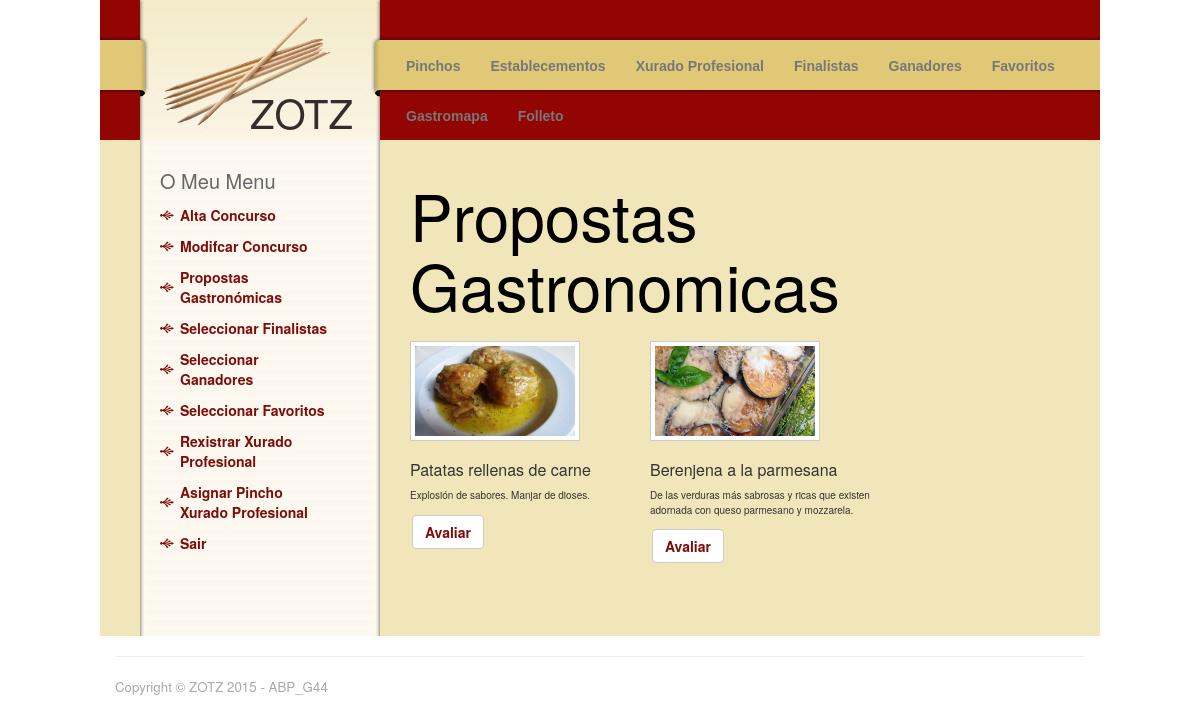
/view/organizador/propuestasgastronomicas.php (signed in), run on the app's committed database.
### tables this page shows
CREATE TABLE IF NOT EXISTS `pincho` (
  `idpincho` INT NOT NULL AUTO_INCREMENT,
  `nombrepincho` VARCHAR(100) NOT NULL,
  `fotopincho` VARCHAR(50) NOT NULL,
  `descripcionpincho` VARCHAR(500) NOT NULL,
  `ingredientesp` VARCHAR(300) NOT NULL,
  `precio` VARCHAR(5) NOT NULL,
  `aceptado` CHAR NULL,
  `concurso_edicion` INT NOT NULL,
  `establecimiento_usuarios_login` VARCHAR(20) NOT NULL,
  INDEX `precio_idx` (`precio` ASC),
  INDEX `fk_pincho_concurso1_idx` (`concurso_edicion` ASC),
  INDEX `fk_pincho_establecimiento1_idx` (`establecimiento_usuarios_login` ASC),
  PRIMARY KEY (`idpincho`),
  CONSTRAINT `fk_pincho_concurso1`
    FOREIGN KEY (`concurso_edicion`)
    REFERENCES `concurso` (`edicion`)
    ON DELETE NO ACTION
    ON UPDATE NO ACTION,
  CONSTRAINT `fk_pincho_establecimiento1`
    FOREIGN KEY (`establecimiento_usuarios_login`)
    REFERENCES `establecimiento` (`usuarios_login`)
    ON DELETE NO ACTION
    ON UPDATE NO ACTION);

### controller/ControladorOrganizador.php (called while the page is built, shortened)
<?php
	function listarPinchosSinAceptar(){
		$pincho = new Pincho();
		$lista = $pincho->listarSinGestionar();
		return $lista;
	}
?>

### model/BD.php (called while the page is built, shortened)
<?php
	class BD {
		public function __construct($host="127.0.0.1",$user="zotz",$pass="zotz",$db="G44_ZOTZ") {
			$this->connection = new mysqli($host,$user,$pass,$db);
			return $this->connection;
		}
	}
?>

### model/Pincho.php (called while the page is built, shortened)
<?php
    class Pincho {
        public function listarSinGestionar(){
			$db = new BD();
            $sentencia = "SELECT * FROM pincho WHERE aceptado='N'";
            $res = mysqli_query($db->connection,$sentencia);
            if(mysqli_num_rows($res)==0) return false;
            else  return $res;
		}
    }
    ?>

### view/organizador/propuestasgastronomicas.php (the view, shortened to what this page needs)
<?php
    if($_SESSION['tipo'] != 'org') {
        header("Location: ../../index.php");
    } else {
	$lista = listarPinchosSinAceptar();
?>
        <h1>Propostas Gastronomicas</h1>
        <form id="propuestasgastronomica" method="post" action=aceptardenegarpropuesta.php>
<?php
        if($lista) {
        	while ($fila = mysqli_fetch_assoc($lista)) {
        		echo "<div class='product_box'>";
        		echo "<a href='' class='pirobox'><img src='../../img/pinchos/".$fila['fotopincho']."' alt='image' class='img'/></a>";
        		echo "<h4>".$fila["nombrepincho"]."</h4>";
        		echo "<p>".$fila["descripcionpincho"]."</p>";
        		echo "<button type='submit' formaction='aceptardenegarpropuesta.php?idpincho=".$fila['idpincho']."' class='btn btn-default button'>Avaliar</button>";
                echo "</div>";
        	}
        }
    }
?>
        </form>
    </div>
</div>
<div class="col-xs-12 col-sm-12 col-md-1"></div>
</div>

### css/main.css (style rules this page uses)
#main { background: url(../img/content.png) repeat-y; z-index: -1; }
@media (min-width: 768px) { #menuActor { padding-top: 20px; padding-bottom: 20px; position: relative; left: 20px; } }
@media (min-width: 768px) { #contenido { padding-top: 20px; padding-bottom: 50px; padding-left: 90px; } }
@media (min-width: 992px) { #menuActor { padding-top: 20px; padding-bottom: 20px; padding-right: 50px; position: relative; left: 30px; } }
@media (min-width: 992px) { #contenido { padding-top: 20px; padding-left: 70px; } }
@media (min-width: 1074px) { #contenido { padding-top: 20px; padding-left: 60px; } }
p { font-size: 10px; }
h1 { padding-bottom: 10px; font-size: 8vmin; color: black; }
h4 { font-size: 16px; margin: 10px 10px 10px 0px; }
h5 { font-size: 20px; color: #666; }
.footer-autores { color: darkgray; font-size: 10pt; }
.clear { clear: left; }
.categories_list { margin: 0; padding: 0; list-style: none; }
.categories_list li { margin: 0; padding: 0; }
.categories_list li a { display: block; margin-bottom: 5px; padding: 3px 0 3px 20px; background: url(../img/list.png) left center no-repeat; color: #7c0d0b; }
a:link { color: #7c0d0b; font-weight: 700; }
.button { margin: 2px; color: #7c0d0b; font-weight: 700; }
.img { width: 170px; height: 100px; padding: 4px; background: #fff; border: 1px solid #ccc; margin-bottom: 10px; }
.product_box { float: left; width: 220px; margin: 0 20px 20px 0; }

### data on the page
pincho: fotopincho (picture), nombrepincho "Patatas rellenas de carne", descripcionpincho "Explosión de sabores. Manjar de dioses."
pincho: fotopincho (picture), nombrepincho "Berenjena a la parmesana", descripcionpincho "De las verduras más sabrosas y ricas que existen adornada con queso parmesano y mozzarela."
